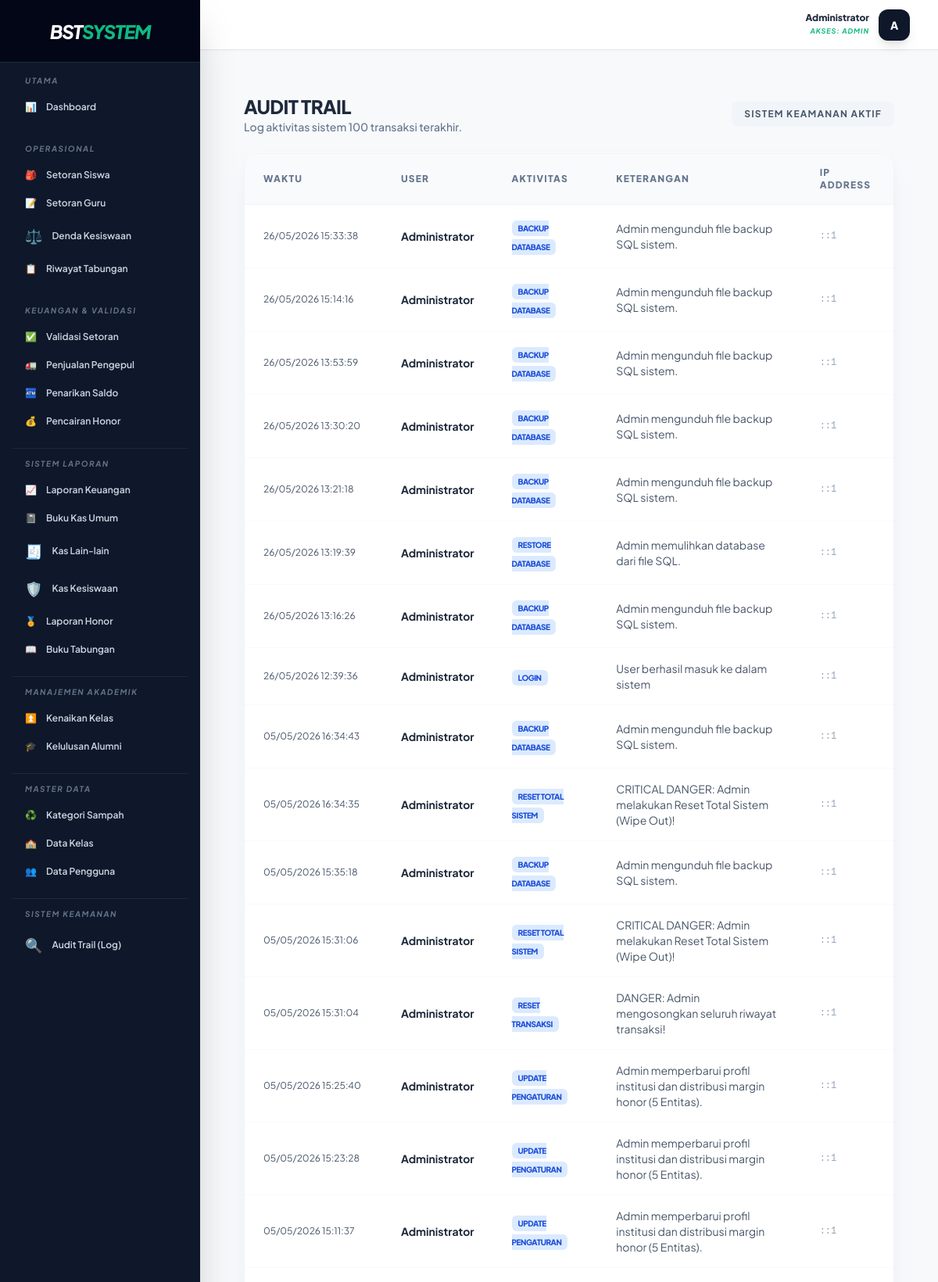
/public/pengaturan/logs (signed in, upper part), run on the app's committed database.
### tables this page shows
CREATE TABLE `activity_logs` (
  `id` int(11) NOT NULL AUTO_INCREMENT,
  `user_id` int(11) NOT NULL,
  `activity` varchar(255) NOT NULL,
  `description` text DEFAULT NULL,
  `ip_address` varchar(45) DEFAULT NULL,
  `created_at` timestamp NOT NULL DEFAULT current_timestamp(),
  PRIMARY KEY (`id`),
  KEY `user_id` (`user_id`),
  CONSTRAINT `activity_logs_ibfk_1` FOREIGN KEY (`user_id`) REFERENCES `users` (`id`)
);

CREATE TABLE `users` (
  `id` int(11) NOT NULL AUTO_INCREMENT,
  `nama` varchar(100) NOT NULL,
  `username` varchar(50) NOT NULL,
  `password` varchar(255) NOT NULL,
  `role` enum('admin','guru','siswa','staff','alumni') NOT NULL,
  `kelas_id` int(11) DEFAULT NULL,
  `angkatan` varchar(10) DEFAULT NULL,
  `is_active` tinyint(1) NOT NULL DEFAULT 1,
  `deleted_at` timestamp NULL DEFAULT NULL,
  PRIMARY KEY (`id`)
);

### app/Controllers/PengaturanController.php (called while the page is built, shortened)
<?php
require_once __DIR__ . '/../Core/Database.php';
class PengaturanController {
    private $db;
    public function __construct() {
        $this->db = Database::getInstance()->getConnection();
    }
    public function logs() {
        $sql = "SELECT l.*, u.nama
                FROM activity_logs l
                JOIN users u ON l.user_id = u.id
                ORDER BY l.created_at DESC LIMIT 100";
        $logs = $this->db->query($sql)->fetchAll();
        require_once __DIR__ . '/../../views/layouts/admin.php';
    }
}

### app/Core/Database.php (called while the page is built, shortened)
<?php
class Database {
    private static $instance = null;
    private $conn;
    private function __construct() {
        try {
            $dsn = "mysql:host=" . DB_HOST . ";dbname=" . DB_NAME . ";charset=utf8mb4";
            $options = [
                PDO::ATTR_ERRMODE => PDO::ERRMODE_EXCEPTION,
                PDO::ATTR_DEFAULT_FETCH_MODE => PDO::FETCH_ASSOC,
                PDO::ATTR_EMULATE_PREPARES => false,
            ];
            $this->conn = new PDO($dsn, DB_USER, DB_PASS, $options);
        } catch (PDOException $e) {
            die("Koneksi Database Gagal: " . $e->getMessage());
        }
    }
    public static function getInstance() {
        if (self::$instance === null) {
            self::$instance = new self();
        }
        return self::$instance;
    }
    public function getConnection() {
        return $this->conn;
    }
}

### views/admin/pengaturan/logs.php (the view)
<div class="p-6">
    <div class="flex justify-between items-center mb-6">
        <div>
            <h1 class="text-2xl font-black text-slate-800 uppercase tracking-tight">Audit Trail</h1>
            <p class="text-sm text-slate-500 font-medium">Log aktivitas sistem 100 transaksi terakhir.</p>
        </div>
        <div class="bg-slate-100 px-4 py-2 rounded-lg text-xs font-bold text-slate-600 tracking-widest uppercase">
            Sistem Keamanan Aktif
        </div>
    </div>
    <div class="bg-white rounded-2xl shadow-xl shadow-slate-200/50 border border-slate-100 overflow-hidden">
        <div class="overflow-x-auto">
            <table class="w-full text-left border-collapse">
                <thead>
                    <tr class="bg-slate-50 border-b border-slate-100">
                        <th class="px-6 py-4 text-xs font-black text-slate-500 uppercase tracking-widest">Waktu</th>
                        <th class="px-6 py-4 text-xs font-black text-slate-500 uppercase tracking-widest">User</th>
                        <th class="px-6 py-4 text-xs font-black text-slate-500 uppercase tracking-widest">Aktivitas</th>
                        <th class="px-6 py-4 text-xs font-black text-slate-500 uppercase tracking-widest">Keterangan</th>
                        <th class="px-6 py-4 text-xs font-black text-slate-500 uppercase tracking-widest">IP Address</th>
                    </tr>
                </thead>
                <tbody class="divide-y divide-slate-50">
                    <?php if (empty($logs)): ?>
                        <tr>
                            <td colspan="5" class="px-6 py-12 text-center text-slate-400 italic">Belum ada catatan aktivitas.</td>
                        </tr>
                    <?php else: ?>
                        <?php foreach ($logs as $log): ?>
                            <tr class="hover:bg-slate-50/50 transition-colors">
                                <td class="px-6 py-4 text-xs text-slate-600 whitespace-nowrap">
                                    <?= date('d/m/Y H:i:s', strtotime($log['created_at'])) ?>
                                </td>
                                <td class="px-6 py-4">
                                    <span class="text-sm font-bold text-slate-800"><?= htmlspecialchars($log['nama']) ?></span>
                                </td>
                                <td class="px-6 py-4">
                                    <span class="px-2 py-1 bg-blue-100 text-blue-700 text-[10px] font-black uppercase rounded-md tracking-tighter">
                                        <?= htmlspecialchars($log['activity']) ?>
                                    </span>
                                </td>
                                <td class="px-6 py-4 text-sm text-slate-600">
                                    <?= htmlspecialchars($log['description']) ?>
                                </td>
                                <td class="px-6 py-4 text-xs font-mono text-slate-400">
                                    <?= htmlspecialchars($log['ip_address']) ?>
                                </td>
                            </tr>
                        <?php endforeach; ?>
                    <?php endif; ?>
                </tbody>
            </table>
        </div>
    </div>
</div>

### views/layouts/admin.php (style rules this page uses)
body { font-family: 'Plus Jakarta Sans', sans-serif; background-color: #f8fafc; }

### data on the page
activity_logs: created_at "26/05/2026 15:33:38", user.nama "Administrator", activity "BACKUP DATABASE", description "Admin mengunduh file backup SQL sistem.", ip_address "::1"
activity_logs: created_at "26/05/2026 15:14:16", user.nama "Administrator", activity "BACKUP DATABASE", description "Admin mengunduh file backup SQL sistem.", ip_address "::1"
activity_logs: created_at "26/05/2026 13:53:59", user.nama "Administrator", activity "BACKUP DATABASE", description "Admin mengunduh file backup SQL sistem.", ip_address "::1"
activity_logs: created_at "26/05/2026 13:30:20", user.nama "Administrator", activity "BACKUP DATABASE", description "Admin mengunduh file backup SQL sistem.", ip_address "::1"
activity_logs: created_at "26/05/2026 13:21:18", user.nama "Administrator", activity "BACKUP DATABASE", description "Admin mengunduh file backup SQL sistem.", ip_address "::1"
activity_logs: created_at "26/05/2026 13:19:39", user.nama "Administrator", activity "RESTORE DATABASE", description "Admin memulihkan database dari file SQL.", ip_address "::1"
activity_logs: created_at "26/05/2026 13:16:26", user.nama "Administrator", activity "BACKUP DATABASE", description "Admin mengunduh file backup SQL sistem.", ip_address "::1"
activity_logs: created_at "26/05/2026 12:39:36", user.nama "Administrator", activity "LOGIN", description "User berhasil masuk ke dalam sistem", ip_address "::1"
activity_logs: created_at "05/05/2026 16:34:43", user.nama "Administrator", activity "BACKUP DATABASE", description "Admin mengunduh file backup SQL sistem.", ip_address "::1"
activity_logs: created_at "05/05/2026 16:34:35", user.nama "Administrator", activity "RESET TOTAL SISTEM", description "CRITICAL DANGER: Admin melakukan Reset Total Sistem (Wipe Out)!", ip_address "::1"
activity_logs: created_at "05/05/2026 15:35:18", user.nama "Administrator", activity "BACKUP DATABASE", description "Admin mengunduh file backup SQL sistem.", ip_address "::1"
activity_logs: created_at "05/05/2026 15:31:06", user.nama "Administrator", activity "RESET TOTAL SISTEM", description "CRITICAL DANGER: Admin melakukan Reset Total Sistem (Wipe Out)!", ip_address "::1"
activity_logs: created_at "05/05/2026 15:31:04", user.nama "Administrator", activity "RESET TRANSAKSI", description "DANGER: Admin mengosongkan seluruh riwayat transaksi!", ip_address "::1"
activity_logs: created_at "05/05/2026 15:25:40", user.nama "Administrator", activity "UPDATE PENGATURAN", description "Admin memperbarui profil institusi dan distribusi margin honor (5 Entitas).", ip_address "::1"
activity_logs: created_at "05/05/2026 15:23:28", user.nama "Administrator", activity "UPDATE PENGATURAN", description "Admin memperbarui profil institusi dan distribusi margin honor (5 Entitas).", ip_address "::1"
activity_logs: created_at "05/05/2026 15:11:37", user.nama "Administrator", activity "UPDATE PENGATURAN", description "Admin memperbarui profil institusi dan distribusi margin honor (5 Entitas).", ip_address "::1"

### other printed values
$_SESSION['nama'] "Administrator"
$_SESSION['role'] "ADMIN"
substr($_SESSION['nama'], 0, 1) "A"
